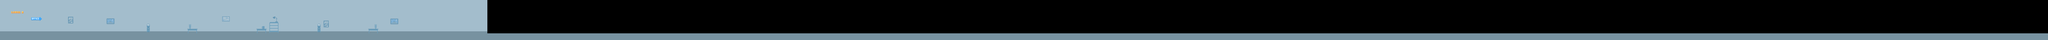

A level layout from a 2D game, rendered from its tile map. Below: a short description, then the map file with tile-grid data replaced by summaries:
An orthogonal 900x18 tile map with 34x34 px tiles, 1 tile layer (Collision), 4 tilesets, 1 image layer.

<map version="1.0" orientation="orthogonal" renderorder="right-down" width="900" height="18" tilewidth="34" tileheight="34" nextobjectid="1">
 <tileset firstgid="1" name="tiles" tilewidth="34" tileheight="34" tilecount="49" columns="7">
  <image source="../images/tiles.png" width="256" height="256" />
 </tileset>
 <tileset firstgid="50" name="oficina" tilewidth="34" tileheight="34" tilecount="3852" columns="214">
  <image source="../images/oficina.png" width="7282" height="612" />
 </tileset>
 <tileset firstgid="3902" name="Recurso 75" tilewidth="34" tileheight="34" tilecount="55" columns="11">
  <image source="../images/Recurso 75.png" width="381" height="172" />
 </tileset>
 <tileset firstgid="3957" name="Recurso 76" tilewidth="34" tileheight="34" tilecount="55" columns="11">
  <image source="../images/Recurso 76.png" width="381" height="172" />
 </tileset>
 <imagelayer name="Capa de Imagen 1">
  <image source="../images/oficina.png" width="7282" height="612" />
 </imagelayer>
 <layer name="Collision" width="900" height="18" offsetx="2" offsety="0">
  <properties>
   <property name="collision" value="true" />
  </properties>
  <data>[16200 cells, 10155 non-empty, 321 distinct tile ids]</data>
 </layer>
</map>
